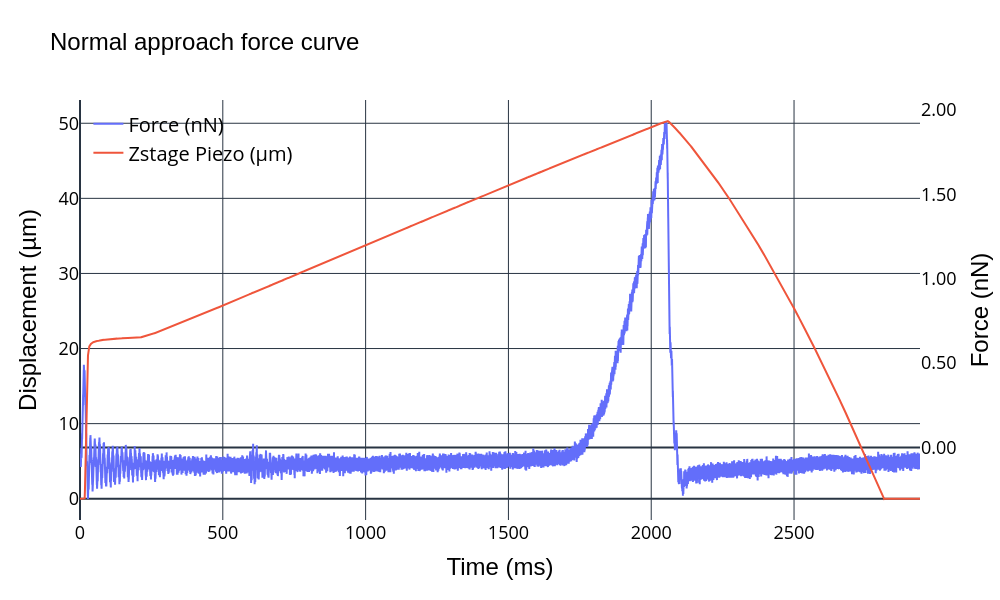

Write notebook code for a chart like this one.
### Code cell
import plotly.graph_objects as go
import plotly.io as pio

pio.templates.default = 'plotly_dark'  # or try 'ggplot2', 'seaborn', etc.
print(pio.templates)

fig = go.Figure()

# Plot deflection vs time
fig.add_trace(go.Scatter(
    x=time_s,
    y=deflection_zero_uN*1e9,
    mode='lines',
    name='Force (nN)',
    yaxis='y1'  # Link to the first y-axis
))

# Plot piezo vs time
fig.add_trace(go.Scatter(
    x=time_s,
    y=piezo_um,
    mode='lines',
    name='Zstage Piezo (µm)',
    yaxis='y2'  # Link to the second y-axis
))

fig.update_layout(
    legend=dict(
        x=0.01,
        y=0.99,
        font=dict(color='black', size=20)  # Set legend font color to black
    )
)

fig.update_layout(
    title=dict(
        text='Normal approach force curve',
        font=dict(color='black', size=24, family='Arial')  # Set title font properties
    ),
    xaxis=dict(
        title=dict(
            text='Time (ms)',
            font=dict(size=24, family='Arial')  # Set x-axis title font properties
        ),
        showgrid=True,  # Remove x-axis grid
        color='black',  # Set x-axis text color to black
        tickfont=dict(size=18)  # Set x-axis tick font size
    ),
    yaxis=dict(
        title=dict(
            text='Force (nN)',
            font=dict(size=24, family='Arial')  # Set y-axis title font properties
        ),
        tickformat='.2f',
        side='right',
        showgrid=False,  # Remove y-axis grid
        color='black',  # Set y-axis text color to black
        tickfont=dict(size=18)  # Set y-axis tick font size
    ),
    yaxis2=dict(
        title=dict(
            text='Displacement (µm)',
            font=dict(size=24, family='Arial')  # Set secondary y-axis title font properties
        ),
        overlaying='y',
        side='left',
        showgrid=True,  # Remove secondary y-axis grid
        color='black',  # Set secondary y-axis text color to black
        tickfont=dict(size=18)  # Set secondary y-axis tick font size
    ),
    legend=dict(x=0.01, y=0.99),
    width=1000,
    height=600,
    paper_bgcolor='rgba(0,0,0,0)',  # Transparent background
    plot_bgcolor='rgba(0,0,0,0)'    # Transparent plot area
)

fig.show()

### Figure 1 — Plotly figure (JSON) as saved in the notebook; plotly's stock layout.template omitted (floating-point values rounded to 4 significant figures; data arrays with more than 128 entries replaced by an {"elided": "..."} marker saying what was removed)
{"data": [{"mode": "lines", "name": "Force (nN)", "type": "scatter", "x": {"elided": "73526 float values"}, "y": {"elided": "73526 float values"}, "yaxis": "y"}, {"mode": "lines", "name": "Zstage Piezo (µm)", "type": "scatter", "x": {"elided": "73526 float values"}, "y": {"elided": "73526 float values"}, "yaxis": "y2"}], "layout": {"height": 600, "legend": {"font": {"color": "black", "size": 20}, "x": 0.01, "y": 0.99}, "paper_bgcolor": "rgba(0,0,0,0)", "plot_bgcolor": "rgba(0,0,0,0)", "title": {"font": {"color": "black", "family": "Arial", "size": 24}, "text": "Normal approach force curve"}, "width": 1000, "xaxis": {"color": "black", "showgrid": true, "tickfont": {"size": 18}, "title": {"font": {"family": "Arial", "size": 24}, "text": "Time (ms)"}}, "yaxis": {"color": "black", "showgrid": false, "side": "right", "tickfont": {"size": 18}, "tickformat": ".2f", "title": {"font": {"family": "Arial", "size": 24}, "text": "Force (nN)"}}, "yaxis2": {"color": "black", "overlaying": "y", "showgrid": true, "side": "left", "tickfont": {"size": 18}, "title": {"font": {"family": "Arial", "size": 24}, "text": "Displacement (µm)"}}}}
